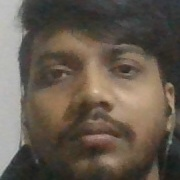
#> input picture Face Recognision/DataSet/user.1.1.jpg, 180 x 180 px; its folder holds 4 pictures in this run
$ python Trainer.py
#> lines starting #> are read from the running program, lines starting #| are printed output that depends on the picture
import os
import cv2
import numpy as np
from PIL import Image

recognizer = cv2.face.LBPHFaceRecognizer_create()
path = 'DataSet'


def getImagesWithID(path):
#> called with path = 'DataSet'
    imagePaths = [os.path.join(path, f) for f in os.listdir(path)]
    faces = []
    IDs = []
    for imagePath in imagePaths:
        faceImg = Image.open(imagePath).convert('L')
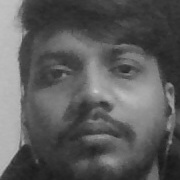
#> faceImg: PIL image 180x180 L; min 24, max 202, mean 91.4
        faceNP = np.array(faceImg, "uint8")
        ID = int(os.path.split(imagePath)[-1].split('.')[1])
        faces.append(faceNP)
        print(ID)
        IDs.append(ID)
        cv2.imshow("Training", faceNP)
        cv2.waitKey(1000)
#> pass 2 of the loop in getImagesWithID, `for imagePath in imagePaths:`:
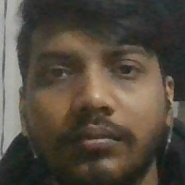
#> input picture Face Recognision/DataSet/user.1.10.jpg, 185 x 185 px
#> in getImagesWithID, `faceImg = Image.open(imagePath).convert('L')`:
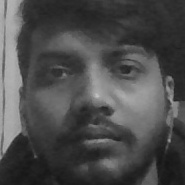
#> faceImg: PIL image 185x185 L; min 21, max 196, mean 75.6
#> pass 3 of the loop in getImagesWithID, `for imagePath in imagePaths:`:
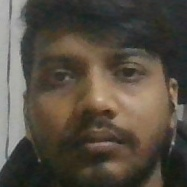
#> input picture Face Recognision/DataSet/user.1.11.jpg, 187 x 187 px
#> in getImagesWithID, `faceImg = Image.open(imagePath).convert('L')`:
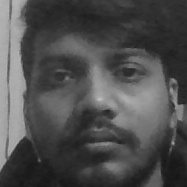
#> faceImg: PIL image 187x187 L; min 23, max 193, mean 78.1
#> the loop made 4 passes; the first 3 are shown
    return IDs, faces


Ids, faces = getImagesWithID(path)
recognizer.train(faces, np.array(Ids))
recognizer.save('recognizer/training.yml')
cv2.destroyAllWindows()
